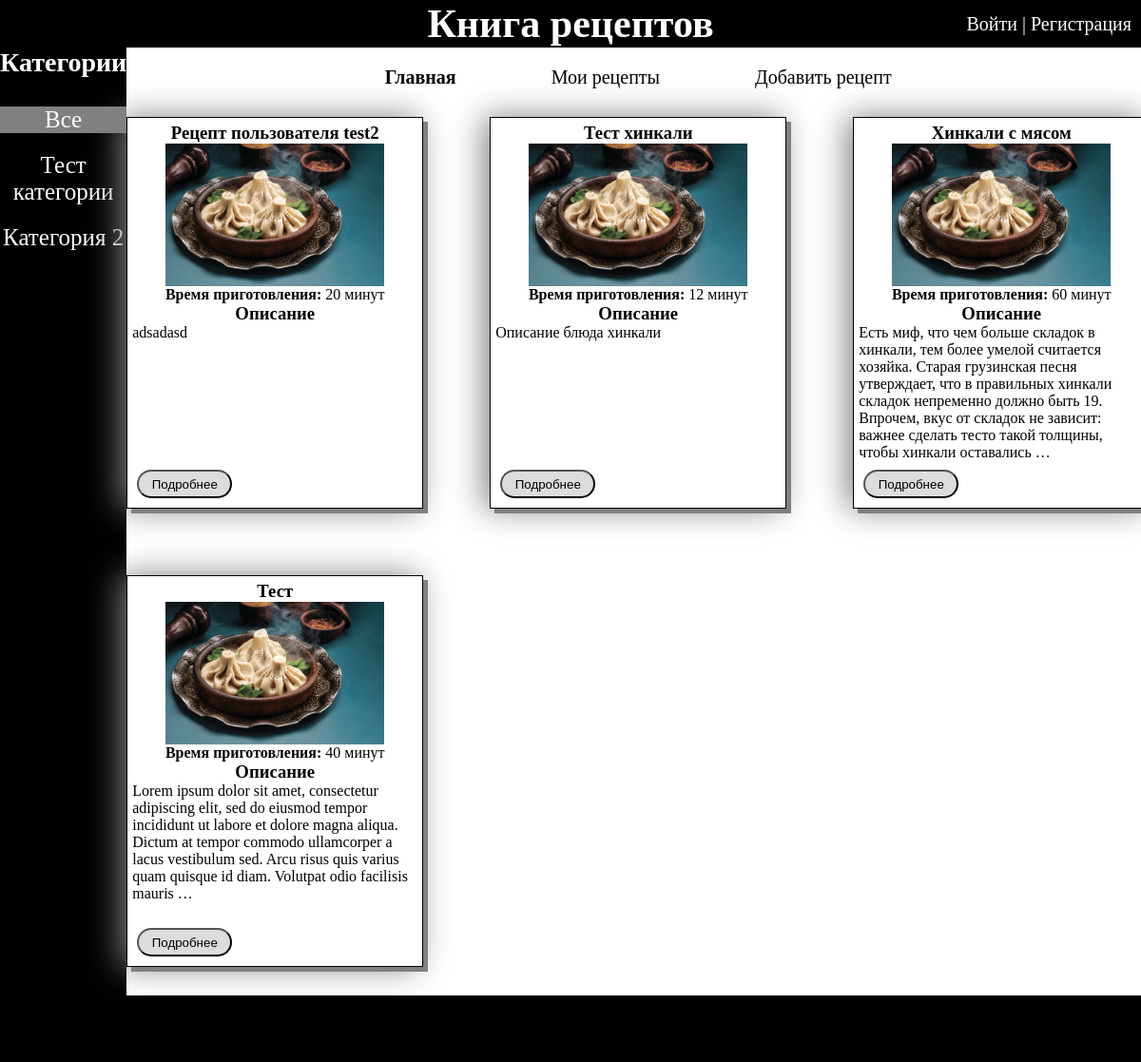
The page / on the database its author committed.
### Recipe/models.py (models this page shows, shortened)
class Category(models.Model):
    name = models.CharField(max_length=100, verbose_name='Категория')
    class Meta:
        verbose_name = 'Категории'
        verbose_name_plural = 'Категории'

class Recipe(models.Model):
    title = models.CharField(max_length=200, verbose_name='Заголовок')
    description = models.TextField(blank=True, verbose_name='Описание')
    ingredients = models.TextField(blank=True, verbose_name='Ингредиенты')
    cooking_steps = models.TextField(blank=True, verbose_name='Шаги приготовления')
    cooking_time = models.IntegerField(blank=True, default=0, verbose_name='Время приготовления (минут)')
    image = models.ImageField(
        upload_to='photos/%Y/%m/%d/',
        blank=True,
        default=None,
        null=True,
        verbose_name='Изображение'
    )
    author = models.ForeignKey(
        get_user_model(),
        on_delete=models.SET_NULL,
        related_name='recipes',
        null=True,
        default=None,
        verbose_name='Автор'
    )
    time_create = models.DateTimeField(auto_now_add=True, verbose_name='Время создания')
    category = models.ManyToManyField(
        'Category',
        blank=True,
        related_name='category_recipies',
        verbose_name='Категория'
    )
    class Meta:
        verbose_name = 'Рецепты'
        verbose_name_plural = 'Рецепты'
        ordering = ['-time_create']

### Recipe/views.py (the view)
# urls.py: path('', views.main, name='main'),
def main(request):
    data = {
        'recipes': models.Recipe.objects.all(),
        'categories':
            models.Category.objects.annotate(
                count_recipes=models.models.Count('category_recipies')).filter(count_recipes__gt=0),
        'category_id': 0,
        'service_menu_name': 'main',
        'url_category': 'category'
    }
    return render(request, 'Recipe/main.html', context=data)

### Recipe/templatetags/recipe_tags.py (called while the page is built)
@register.simple_tag()
def get_menu():
    menu = [
        {'name': 'Главная', 'url': reverse_lazy('main'), 'service_name': 'main'},
        {'name': 'Мои рецепты', 'url': reverse_lazy('my_recipes'), 'service_name': 'my_recipes'},
        {'name': 'Добавить рецепт', 'url': reverse_lazy('add_recipe'), 'service_name': 'add_recipe'}
    ]
    return menu

@register.inclusion_tag('Recipe/menu.html')
def show_menu(service_menu_name=None):
    menu = get_menu()
    return {'menu': menu, 'service_menu_name': service_menu_name}

### Recipe/templates/Recipe/main.html
{% extends 'base.html' %}
{% load static %}
{% load recipe_tags %}
{% block css %}
<link type="text/css" rel="stylesheet" href="{% static 'Recipe/css/main.css' %}"/>
<link type="text/css" rel="stylesheet" href="{% static 'Recipe/css/menu.css' %}"/>
{% endblock %}
{% block content %}
<div class="content-main">
    <div class="content-main-left">
        <h2 class="categories-header">Категории</h2>
        <ul class="list-categories">
            {% if category_id %}
            <li class="category-item">
            {% else %}
            <li class="category-item category-selected">
            {% endif %}
                <a class="category-item-link" href="{% url  url_category 0 %}">Все</a>
            </li>
            {% for category in categories %}
            {% if category_id == category.id %}
            <li class="category-item category-selected">
            {% else %}
            <li class="category-item">
            {% endif %}
                <a class="category-item-link" href="{% url url_category category.id %}">{{ category.name }}</a>
            </li>
            {% endfor %}
        </ul>
    </div>
    <div class="content-main-right">
        {% show_menu service_menu_name %}
        <section class="recipe-items">
            {% for recipe in recipes %}
            <div class="recipe-item">
                <h3 class="recipe-item-title">{{ recipe.title }}</h3>
                {% if recipe.image %}
                     <img src="{{ recipe.image.url }}" class="recipe-item-image">
                {% endif %}
                {% if recipe.cooking_time %}
                <p class="recipe-item-cooking_time"> <strong> Время приготовления: </strong> {{ recipe.cooking_time }} минут</p>
                {% endif %}
                <h3>Описание</h3>
                <p class="recipe-item-description">{{ recipe.description|linebreaksbr|truncatewords:40 }}</p>
                <button class="recipe-item-link" type="submit" onClick="location.href='{% url 'recipe' recipe.id %}'">Подробнее</button>
            </div>
            {% endfor %}
        </section>
    </div>
</div>
{% endblock content %}

### templates/base.html (shortened to what this page needs)
{% load static %}
<!DOCTYPE html>
<html lang="en">
<head>
    <link type="text/css" rel="stylesheet" href="{% static 'Recipe/css/base.css' %}"/>
    {% block css %}
    {% endblock %}
</head>
<body>
    <div class="wrapper">
        <div class="header">
            <h1 class="header-h1">Книга рецептов</h1>
            {% if user.is_authenticated %}
                    <p class="last">
                        <a class="last-link" href="{% url 'users:profile' %}">{{user.username}}</a> |
                        <a class="last-link" href="{% url 'users:logout' %}">Выйти</a>
                    </p>
            {% else %}
                <p class="last">
                    <a class="last-link" href="{% url 'users:login' %}">Войти</a> |
                    <a class="last-link" href="{% url 'users:register' %}">Регистрация</a>
                </p>
            {% endif %}
        </div>
        <div class="content">
			{% block content %}
            {% endblock %}
        </div>
        <div class="footer">
        </div>
      </div>
      </body>
</body>
</html>

### Recipe/templates/Recipe/menu.html
<div class="menu">
    {% if menu %}
        {% for item in menu %}
            {% if service_menu_name == item.service_name %}
                <a class="menu-item menu-item-selected" href="{{ item.url }}">{{ item.name }}</a>
            {% else %}
                <a class="menu-item" href="{{ item.url }}">{{ item.name }}</a>
            {% endif %}
        {% endfor %}
    {% endif %}
</div>

### Recipe/static/Recipe/css/base.css (style rules this page uses)
* { margin: 0; padding: 0; }
html, body { height: 100%; }
.wrapper { display: flex; flex-direction: column; height: 100%; }
.header { height: 50px; flex: 0 0 auto; background-color: black; display: flex; justify-content: center; align-items: center; }
.header-h1 { text-align: center; color: white; font-size: 42px; }
.last { color: white; font-size: 20px; position: absolute; right:10px; text-decoration: none; }
.last-link { color: white; text-decoration: none; }
.content { flex: 1 0 auto; }
.footer { min-height:70px; flex: 0 0 auto; background-color: black; }

### Recipe/static/Recipe/css/main.css (style rules this page uses)
* { margin: 0; padding: 0; }
.content-main { display: flex; flex-direction: row; height: 100%; }
.content-main-left { background-color: black; width: 250px; }
.categories-header { text-align: center; color: white; font-size: 28px; }
.list-categories { text-align: center; margin-top: 30px; color: white; font-size: 25px; }
.category-item { margin-bottom: 20px; }
.category-selected { background-color: grey; }
.category-item-link { text-decoration: None; color: white; }
.content-main-right { margin-left: auto; margin-right: auto; }
.recipe-items { padding-top: 30px; padding-bottom: 30px; display: grid; grid-template-columns: repeat(3, auto); gap: 70px; }
.recipe-item { width: 300px; height: 400px; display: flex; flex-direction: column; align-items: center; border: solid 1px black; box-shadow: 5px 5px grey, -.4em 0 2em grey; padding: 5px; position: relative; }
.recipe-item-image { max-height: 150px; max-width: 100%; }
.recipe-item-title { text-align: center; }
.recipe-item-description { text-align: start; width: 100%; }
.recipe-item-cooking_time { text-align: start; }
.recipe-item-link { position: absolute; bottom: 10px; left: 10px; width: 100px; height: 30px; background-color: #DCDCDC; border-radius: 15px; color: black; }

### Recipe/static/Recipe/css/menu.css (style rules this page uses)
.menu { margin-top: 20px; display: flex; justify-content: center; gap: 100px; }
.menu-item { text-decoration: None; color: black; font-size: 20px; }
.menu-item-selected { font-weight: bold; }

### rows shown on the page
Category: name "Тест категории"
Category: name "Категория 2"
Recipe: title "Рецепт пользователя test2", image (picture), cooking_time "20", description "adsadasd"
Recipe: title "Тест хинкали", image (picture), cooking_time "12", description "Описание блюда хинкали"
Recipe: title "Хинкали с мясом", image (picture), cooking_time "60", description "Есть миф, что чем больше складок в хинкали, тем более умелой считается хозяйка. Старая грузинская песня утверждает, что в правильных хинкали складок непременно должно быть 19. Впрочем, вкус от складок не зависит: важнее сделать тесто такой толщины, чтобы хинкали оставались …"
Recipe: title "Тест", image (picture), cooking_time "40", description "Lorem ipsum dolor sit amet, consectetur adipiscing elit, sed do eiusmod tempor incididunt ut labore et dolore magna aliqua. Dictum at tempor commodo ullamcorper a lacus vestibulum sed. Arcu risus quis varius quam quisque id diam. Volutpat odio facilisis mauris …"

### other values the page prints
{{ item.name }} "Главная"
{{ item.name }} "Мои рецепты" "Добавить рецепт"
